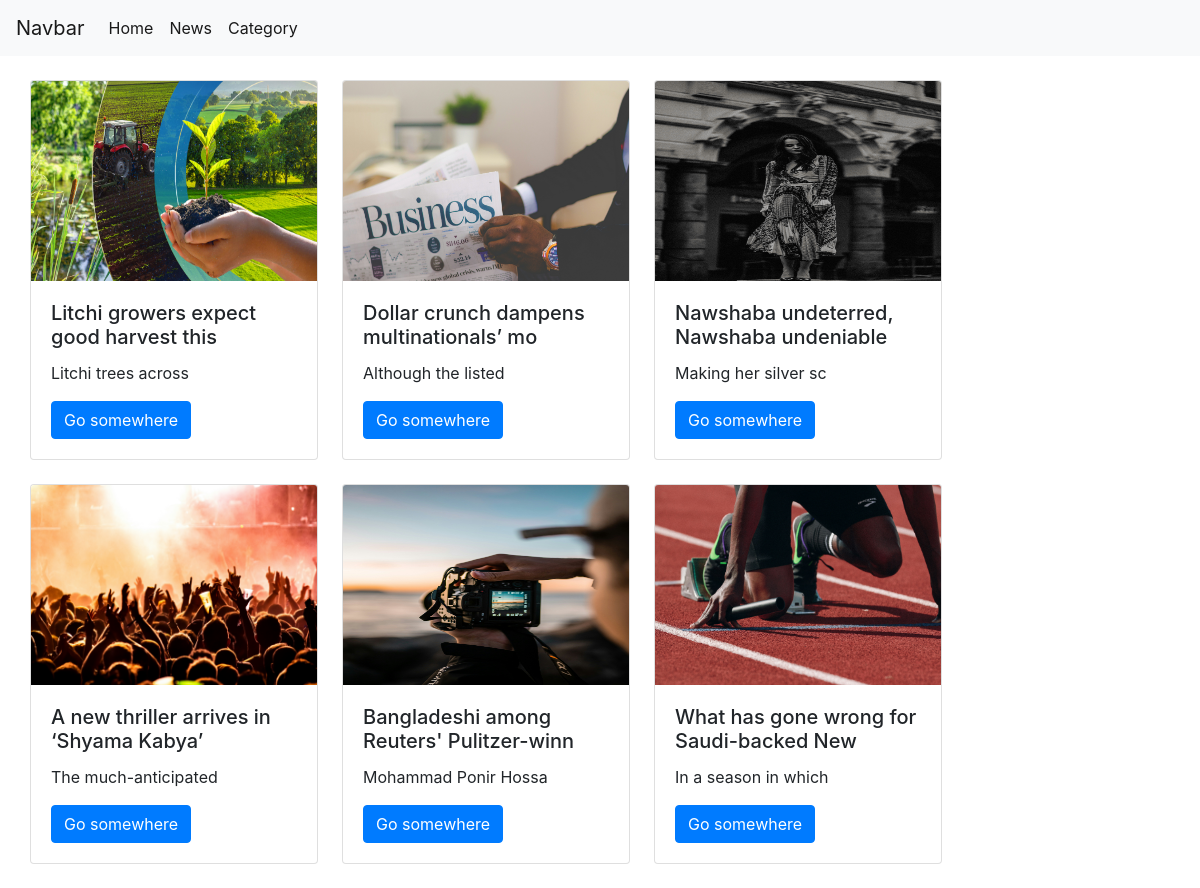
The page / on the database its author committed.
### news/models.py (models this page shows, shortened)
class News(models.Model):
    title = models.CharField(max_length=500)
    description = models.TextField()
    comment = models.ManyToManyField(Comment,null=True,blank=True)
    category = models.ForeignKey(Category,on_delete=models.CASCADE)
    keyword = models.ManyToManyField(Keyword)
    image = models.ImageField(upload_to="blog_image")

### news/views.py (the view)
# urls.py: path('',first,name='first'),
def first(request):
    news = News.objects.all()
    context = {
        'mynews' : news,
    }
    return render(request,'news/index.html',context)

### news/templates/news/index.html (shortened to what this page needs)
{% extends "base.html" %}
{% load static %}
{% block content %}
<nav class="navbar navbar-expand-lg navbar-light bg-light mb-4">
  <a class="navbar-brand" href="#">Navbar</a>
  <div class="collapse navbar-collapse" id="navbarSupportedContent">
    <ul class="navbar-nav mr-auto">
     <li class="nav-item active">
        <a class="nav-link" href="{{navelement.link}}">Home</a>
      </li>
       <li class="nav-item active">
        <a class="nav-link" href="{{navelement.link}}">News</a>
      </li>
       <li class="nav-item active">
        <a class="nav-link" href="{{navelement.link}}">Category</a>
      </li>
    </ul>
  </div>
</nav>
<div class="container">
  <div class="row">
    {% for news in mynews  %}
    <div class="card mr-4 mb-4"  style="width: 18rem; ">
      <img src="{{news.image.url}}" class="card-img-top" alt="..." style="width:100%;height:200px;">
      <div class="card-body">
        <h5 class="card-title">{{news.title|slice:":40"}}</h5>
        <p class="card-text">{{ news.description|slice:":20" }}</p>
        <a href="{% url 'singleview' news.id %}" class="btn btn-primary">Go somewhere</a>
      </div>
    </div>
   {% endfor %}
  </div>
</div>
{% endblock content %}

### templates/base.html (shortened to what this page needs)
<!DOCTYPE html>
{% load static %}
<html lang="en">
<head>
    <link rel="stylesheet" href="https://cdn.jsdelivr.net/npm/bootstrap@4.4.1/dist/css/bootstrap.min.css">
</head>
<body>
{% block content %}
{% endblock content %}
</body>
</html>

### rows shown on the page
News: image (picture), title "Litchi growers expect good harvest this", description "Litchi trees across"
News: image (picture), title "Dollar crunch dampens multinationals’ mo", description "Although the listed"
News: image (picture), title "Nawshaba undeterred, Nawshaba undeniable", description "Making her silver sc"
News: image (picture), title "A new thriller arrives in ‘Shyama Kabya’", description "The much-anticipated"
News: image (picture), title "Bangladeshi among Reuters' Pulitzer-winn", description "Mohammad Ponir Hossa"
News: image (picture), title "What has gone wrong for Saudi-backed New", description "In a season in which"
